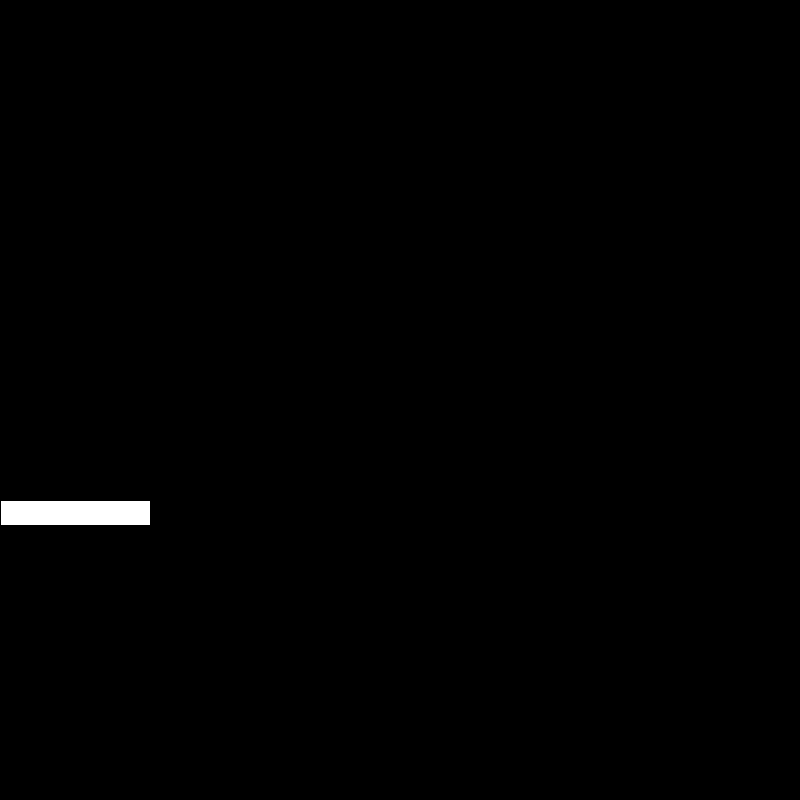
Frame 1 (no input)
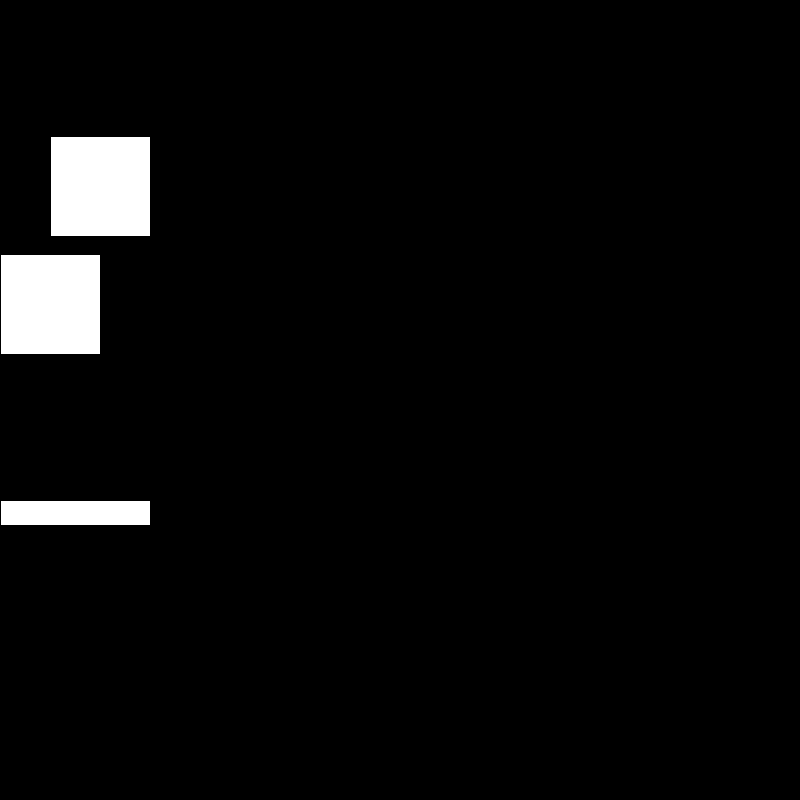
Frame 60 (the mouse pressed at the canvas centre just before this capture)
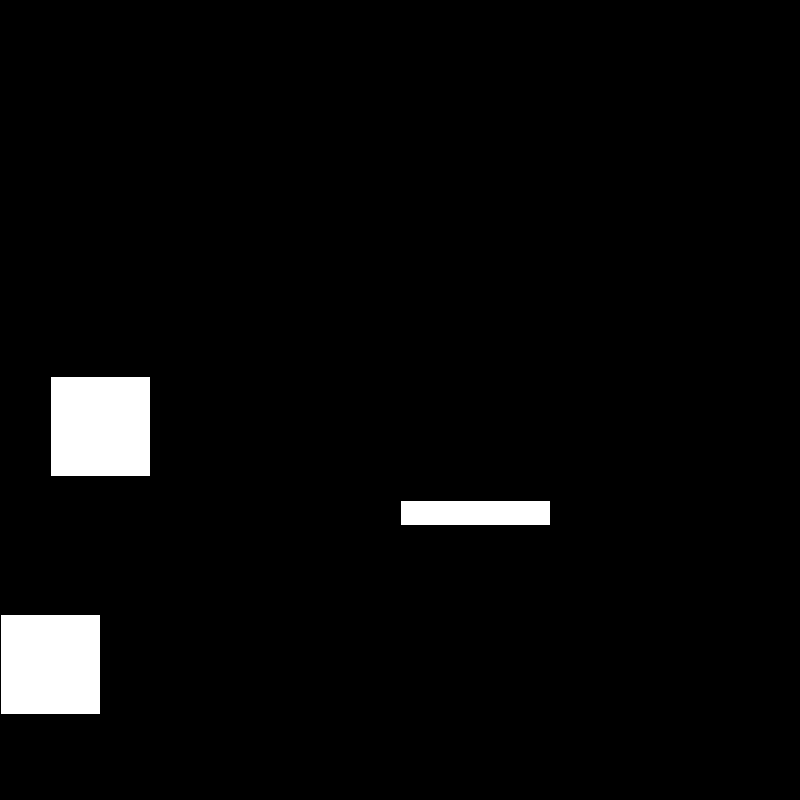
Frame 120 (the mouse held since frame 60 and released just before this capture)

The Processing sketch that drew these frames (run headless with seeded random() and noise(); from frame 60 on, the mouse is pressed at the canvas centre):

// Processing sketch: Falling_Block_Game_D4
// ── Falling_Block_Game_D4.pde
float dropPosX1 = 0;
float dropPosY1 = -100;
int dropSpeed1 = 6;

float dropPosX2 = width/2;
float dropPosY2 = -100;
int dropSpeed2 = 4;

float dropPosX3 = 0;
float dropPosY3 = -100;
int dropSpeed3 = 6;

void setup() {
  size(800, 800);
}

void draw () {   
  //black background
  fill(0);
  rect(0, 0, width, height);

  
  //player code
  fill(255);
  rect(mouseX, 500, 150, 25);

  //reset fill to white
  fill(255);

  //fist falling object code
  //draw the rectangle
  rect(dropPosX1, dropPosY1, 100, 100);
  // make the Y pos bigger to fall down screen
  dropPosY1 = dropPosY1 + dropSpeed1;

  // if the Y pos goes off the bottom of the screen
  // reset X and Y pos and fall again
  if (dropPosY1 > height) {
    dropPosY1 = -100;
    dropPosX1 = random(0, width - 100);
  }

  //second falling object code
  rect(dropPosX2, dropPosY2, 100, 100);
  dropPosY2 = dropPosY2 + dropSpeed2;

  if (dropPosY2 > height) {
    dropPosY2 = -100;
    dropPosX2 = random(0, width - 100);
  }


  //third falling object code
  rect(dropPosX3, dropPosY3, 100, 100);
  dropPosY3 = dropPosY3 + dropSpeed3;

  if (dropPosY3 > height) {
    dropPosY3 = -100;
    dropPosX3 = random(0, width - 100);
  }
  
  if(dropPosY1 + 80 >= 550 && dropPosX1 + 80 >= mouseX && dropPosX1 < mouseX + 80){
    
    dropSpeed1 = 0;
    
  }
  else{
   dropSpeed1 = 6; 
  }
  
  
  
  
}
